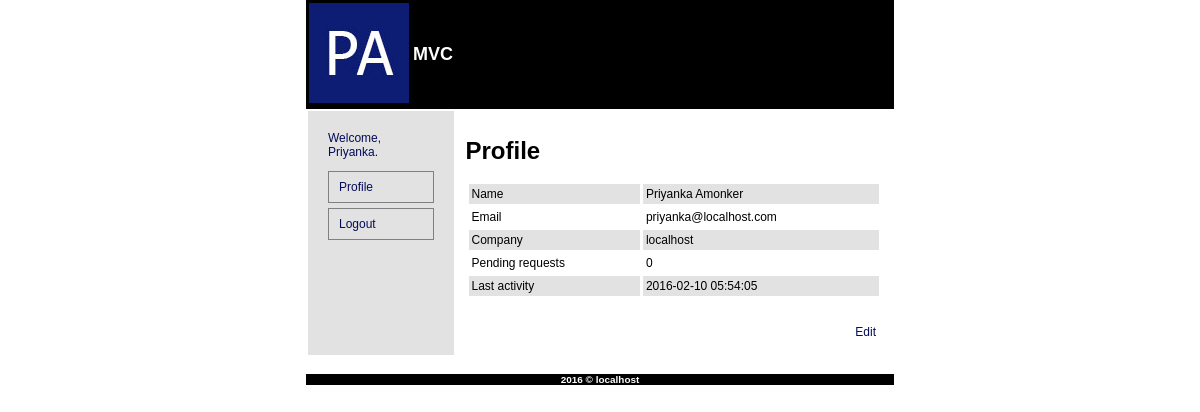
Page /?controller=user&action=profile&id=18 (signed in) on the committed database.
### tables this page shows
CREATE TABLE IF NOT EXISTS `brp_user_profile` (
  `id` int(11) NOT NULL AUTO_INCREMENT,
  `uid` int(11) NOT NULL,
  `firstname` varchar(50) NOT NULL,
  `lastname` varchar(50) NOT NULL,
  `role` varchar(20) NOT NULL,
  `company` varchar(255) NOT NULL,
  `date_format` varchar(25) NOT NULL,
  `pending_requests` int(11) DEFAULT '0',
  `last_activity` datetime NOT NULL,
  PRIMARY KEY (`id`),
  UNIQUE KEY `uid` (`uid`)
);

CREATE TABLE IF NOT EXISTS `brp_user` (
  `id` int(11) NOT NULL AUTO_INCREMENT,
  `email` varchar(200) NOT NULL,
  `pass` text NOT NULL,
  `status` varchar(25) NOT NULL,
  `created` datetime NOT NULL,
  PRIMARY KEY (`id`)
);

### index.php (called while the page is built, shortened)
<?php
try {
	require_once __SITE_PATH . "/config/routes.php";
}
catch(Exception $e) {
	render('error',array('message'=>$e->getMessage()));
}
?>

### app/models/user.model.php (called while the page is built, shortened)
<?php
class User{
	public static function show($arr = array()){
		global $db;
		if(empty($arr)){
			$st = $db->prepare("SELECT `brp_user`.`id`, `email`, `status`, `firstname`, `lastname`, `company` FROM `brp_user`, `brp_user_profile` WHERE `brp_user`.`id` = `brp_user_profile`.`uid`");
		}
		else if(!empty($arr['id'])){
			$st = $db->prepare("SELECT `brp_user`.`id`, `email`, `status`, `created`, `firstname`, `lastname`, `company`, `role`, `date_format`, `last_activity` FROM `brp_user`, `brp_user_profile` WHERE `brp_user`.`id` = `brp_user_profile`.`uid` AND `brp_user`.`id`=:id");
		}
		else{
			throw new Exception("Unsupported property!");
		}
		$st->execute($arr);
		return $st->fetchAll(PDO::FETCH_CLASS, "User");
	}
}
?>

### config/sessions.php (called while the page is built, shortened)
<?php
class Session {
	public static function get($key, $secondkey = false){
		if($secondkey == true){
			if(isset($_SESSION[SESSION_PREFIX.$key][$secondkey])){
				return $_SESSION[SESSION_PREFIX.$key][$secondkey];
			}
		} else {
			if(isset($_SESSION[SESSION_PREFIX.$key])){
				return $_SESSION[SESSION_PREFIX.$key];
			}
		}
		return false;
	}
}
?>

### app/views/user/profile.php (the view, shortened to what this page needs)
<table style="width:100%;" cellspacing="3" cellpadding="3">
	<tr class="even">
		<td>Name</td>
		<td><?php echo $users->firstname . " " . $users->lastname; ?></td>
	</tr>
	<tr>
		<td>Email</td>
		<td><?php echo $users->email; ?></td>
	</tr>
	<tr class="even">
		<td>Company</td>
		<td><?php echo $users->company;?></td>
	</tr>
	<tr>
		<td>Pending requests</td>
		<td><?php echo Session::get('pending_requests'); ?></td>
	</tr>
	<tr class="even">
		<td>Last activity</td>
		<td><?php echo $users->last_activity; ?></td>
	</tr>
	<tr><td colspan="2">&nbsp;</td></tr>
	<tr>
		<td>&nbsp;</td>
		<td class="align-right"><a href="?controller=user&action=editprofile&id=<?php echo $users->id; ?>">Edit</a></td>
	</tr>
</table>

### app/assets/css/styles.css (style rules this page uses)
html, body { width:70%; margin:auto; }
html, body, div, table, tr, td, p, ul, li, a, h1, h2, h3, h4, h5, h6, span, font { font-family: Arial; }
html, body, div, table, tr, td, p, ul, li, a, span, font { font-size:12px; }
a, a:active, a:visited { text-decoration:none;color:#040c58; }
.align-right { text-align:right; }
tr.even { background:#e2e2e2; }

### rows in the picture
brp_user_profile: firstname "Priyanka", lastname "Amonker", uid.email "priyanka@localhost.com", company "localhost", last_activity "2016-02-10 05:54:05"

### other values in the picture
Session::get('firstname') "Priyanka"
$title "Profile"
Session::get('pending_requests') "0"
$GLOBALS['defaultFooter'] "2016 © localhost"
